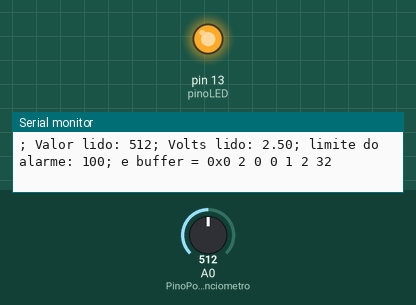
A sketch run on a simulated Arduino Uno, built with avr-gcc and run on an emulated ATmega328P. Parts: output pins drawn as LEDs (lit = HIGH), the last lines printed to the serial monitor. Inputs (shaded band) come from the test bench; at power-on: A0 (PinoPotenciometro) = 512.

Above: at 1.2 s.
1.3 s: A0 (PinoPotenciometro) set to 107
4.5 s: A0 (PinoPotenciometro) set to 95
At 6.3 s:
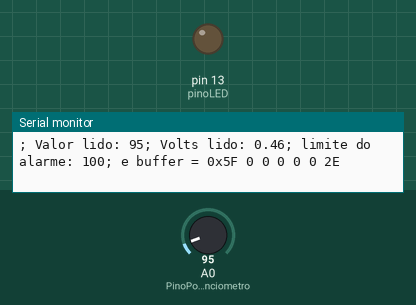
6.6 s: A0 (PinoPotenciometro) set to 306
At 8.4 s:
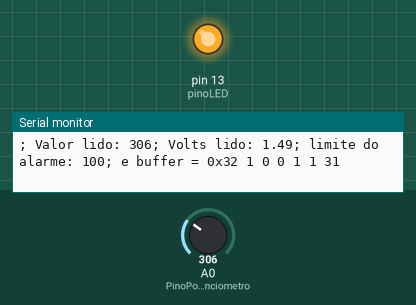
8.7 s: A0 (PinoPotenciometro) set to 0
At 10.5 s:
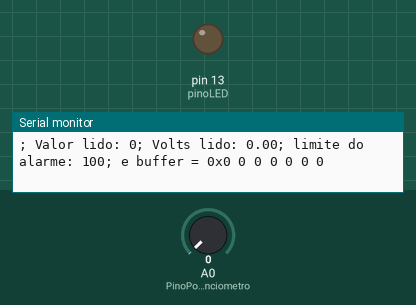
Timing chart, 0 to 11.7 s (numbered marks = the images above; inputs shaded):
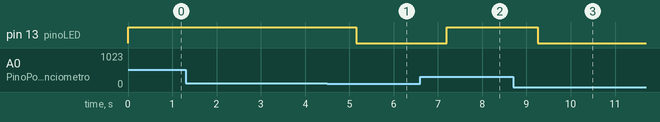

The sketch:

le_pot_alarme.ino
```cpp
// Programa baseado no codigo disponibilizado em:
// Derek Molloy, Exploring Raspberry Pi: Interfacing to the Real World with Embedded Linux,
// Wiley 2016, ISBN 978-1-119-1868-1, http://www.exploringrpi.com/

#include <Wire.h>                  // Inclui bibliotecas da I2C, ou Two-Wire Interface (TWI)
const byte enderecoEscravo = 0x40; // guarda o endereco escravo do Arduino
const int PinoPotenciometro = A0;  // pino analogico ligado ao potenciometro
const int pinoLED = LED_BUILTIN;   // pino do LED do alarme (LED na placa do Arduino)
int dadoRecebido;                  // guarda o dado recebido
int limiteAlarme = 100;              // limite do alarme
int valorPot = 0;
float voltsPot = 0;
int voltsPot_int = 0;
int voltsPot_int2 = 0;
// guarda o valor lido no potenciometro
byte buffer[7];                    // guarda o valor lido, limite de alarme e valor do LED

void setup(){
  pinMode(pinoLED, OUTPUT);        // usar um LED como alarme
  TWBR=10000L;                     // a frequencia do i2c: 10000L = 10kHz
  Wire.begin(enderecoEscravo);     // configura o Arduino como um dispositivo escravo
  Wire.onReceive(funcaoDadoRecebido); // ajusta a funcao chamada ao receber um dado
  Wire.onRequest(funcaoResposta);  // ajusta a funcao chamada para responder
  Serial.begin(9600, SERIAL_8N1);         // opcional, para debug
  Serial.println("Fim da configuracao!"); // opcional, para debug
}

void enviaDadosPelaSerial(){              // opcional, para debug
  Serial.print("; Valor lido: "); Serial.print(valorPot);
  Serial.print("; Volts lido: "); Serial.print(voltsPot);
  Serial.print("; limite do alarme: "); Serial.print(limiteAlarme);
  Serial.print("; e buffer = 0x");
  Serial.print(buffer[0],HEX); Serial.print(" "); // byte menos significativo do valor lido
  Serial.print(buffer[1],HEX); Serial.print(" "); // byte mais significativo do valor lido
  Serial.print(buffer[2],HEX); Serial.print(" "); // byte menos significativo do alarme
  Serial.print(buffer[3],HEX); Serial.print(" "); // byte mais significativo do alarme
  Serial.print(buffer[4],HEX); Serial.print(" ");                 // valor ajustado no LED
  Serial.print(buffer[5],HEX); Serial.print(" ");
  Serial.println(buffer[6],HEX);
}

void loop(){                       // Le o valor no potenciometro a cada 1 segundo
  valorPot = analogRead(PinoPotenciometro); // le dado com ADC de 10-bit
  voltsPot = valorPot*5.0/1024.0;
  voltsPot_int = static_cast<int>(voltsPot);
  voltsPot_int2 = static_cast<int>(voltsPot*100)-100*voltsPot_int;
  buffer[0] = valorPot & 0xFF;     // byte menos significativo
  buffer[1] = valorPot >> 8;       // byte mais significativo

  buffer[5] = voltsPot_int;
  buffer[6] = voltsPot_int2;


  if (valorPot >= limiteAlarme) {  // verifica limite de alarme
     digitalWrite(pinoLED, HIGH);  // liga o LED do alarme
     buffer[4] = 0x01;
  }
  else {
     digitalWrite(pinoLED, LOW);   // desliga o LED do alarme
     buffer[4] = 0x00;
  }
  enviaDadosPelaSerial();          // opcional, para debug
  delay(1000);
}

void funcaoDadoRecebido(int x){    // funcao chamada ao receber um dado
  dadoRecebido = Wire.read();      // le um byte de dado pelo TWI

  if( dadoRecebido == 0x02 && x == 3 ){  // se for alteracao do limite do alarme
    byte dado1 = Wire.read();      // le byte menos significativo
    byte dado2 = Wire.read();      // le byte mais significativo
    int valorRecebido =  dado1 | ( dado2 << 8 );
    if ( valorRecebido >= 0 && valorRecebido <= 1023) {
      buffer[2] = dado1;
      buffer[3] = dado2;
      limiteAlarme = valorRecebido;
    }
  }
  if(dadoRecebido == 0x10){

    valorPot = analogRead(PinoPotenciometro);
    limiteAlarme = valorPot;

    }
}

void funcaoResposta(){             // funcao chamada para responder
  byte resposta = 0x00;
  if ( dadoRecebido >= 0x00 && dadoRecebido <= 0x06 ){
    resposta = buffer[dadoRecebido];
  }
  delay(1);                        // pode ser necessario em velocidades de comunicacao mais altas
  Wire.write(resposta);            // envia um byte de dado pelo TWI
}
```

Measured:
- the behaviour switches between 100 and 99 on A0 (PinoPotenciometro) (found by bisection; images 0 and 1)
- after the input at 4.5 s, pin 13 (pinoLED): HIGH → LOW after 0.65 s
- after the input at 6.6 s, pin 13 (pinoLED): LOW → HIGH after 0.60 s
- after the input at 8.7 s, pin 13 (pinoLED): HIGH → LOW after 0.55 s
